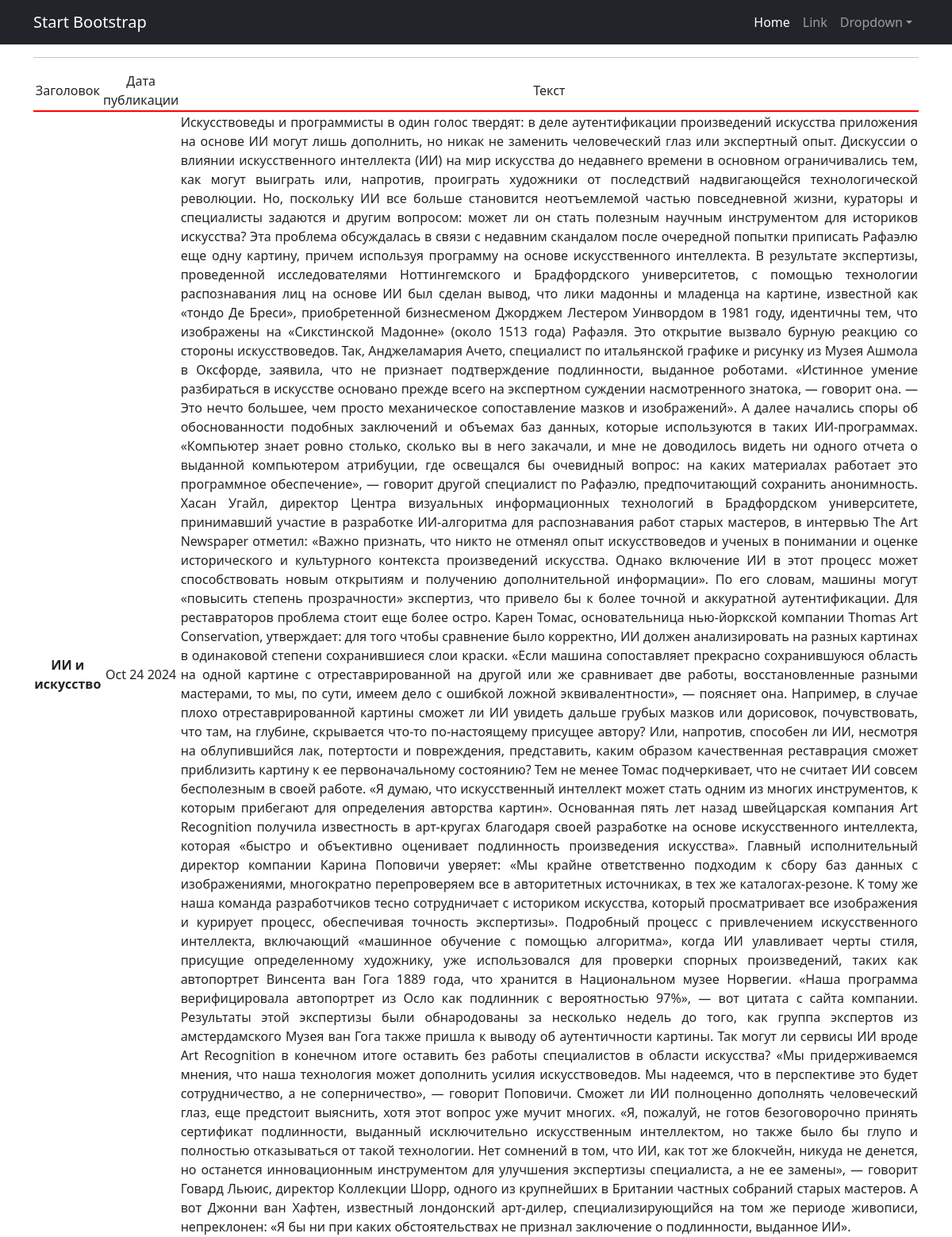
Screenshot of /news/1 with the database file from the repository.
### News/models.py (models this page shows, shortened)
class Post(models.Model):
    article = 'AR'
    news = 'NE'
    TYPES = [
        (article, 'Статья'),
        (news, 'Новость')
    ]
    author = models.ForeignKey(Author, on_delete=models.CASCADE)
    news_type = models.CharField(max_length=2, choices=TYPES, default=article)
    publication_date = models.DateTimeField(auto_now_add=True)
    category = models.ManyToManyField(Category, through='PostCategory')
    title = models.CharField(max_length=30)
    text = models.TextField()
    rating = models.IntegerField(default=0, validators=[MinValueValidator(0)])

### News/views.py (the view)
# urls.py: path('<int:pk>', PostDetail.as_view()),
class PostDetail(DetailView):
    model = Post
    template_name = 'post.html'
    context_object_name = 'post'

### News/templatetags/custom_filters.py (called while the page is built)
@register.filter()
def censor(value, bad_word=None):
    splitted_text = value.split()
    censored_text = []
    for word in splitted_text:
        for bad_word in ILLEGAL_WORDS:
            if word.startswith(bad_word):
                censored_word = word[0] + '*'*(len(word) - 1)
                censored_text.append(censored_word)
                break
        else:
            censored_text.append(word)
    return ' '.join(censored_text)

### templates/post.html (shortened to what this page needs)
{% extends 'flatpages/default.html' %}
{% load custom_filters %}
{% block content %}
   <hr>
   {% if post %}
       <table>
           <tr style="border-bottom: 2px solid red;">
               <td>Заголовок</td>
               <td>Дата публикации</td>
               <td>Текст</td>
           </tr>
           <tr>
               <td><b>{{ post.title|censor:"викинг, Викинги, викингов, лидер, Лидер" }}</b></td>
               <td>{{ post.publication_date|date:'M d Y' }}</td>
               <td style="text-align: justify;"> {{ post.text|censor:"викинг, Викинги, викингов, лидер, Лидер" }}</td>
           </tr>
       </table>
   {% else %}
       <h2>Публикации не существует!</h2>
   {% endif %}
{% endblock content %}

### rows the page displays
Post: title|censor "ИИ и искусство", publication_date "Oct 24 2024", text|censor "Искусствоведы и программисты в один голос твердят: в деле аутентификации произведений искусства приложения на основе ИИ могут лишь дополнить, но никак не заменить человеческий глаз или экспертный опыт. Дискуссии о влиянии искусственного интеллекта (ИИ) на мир искусства до недавнего времени в основном ограничивались тем, как могут выиграть или, напротив, проиграть художники от последствий надвигающейся технологической революции. Но, поскольку ИИ все больше становится неотъемлемой частью повседневной жизни, кураторы и специалисты задаются и другим вопросом: может ли он стать полезным научным инструментом для историков искусства? Эта проблема обсуждалась в связи с недавним скандалом после…"
